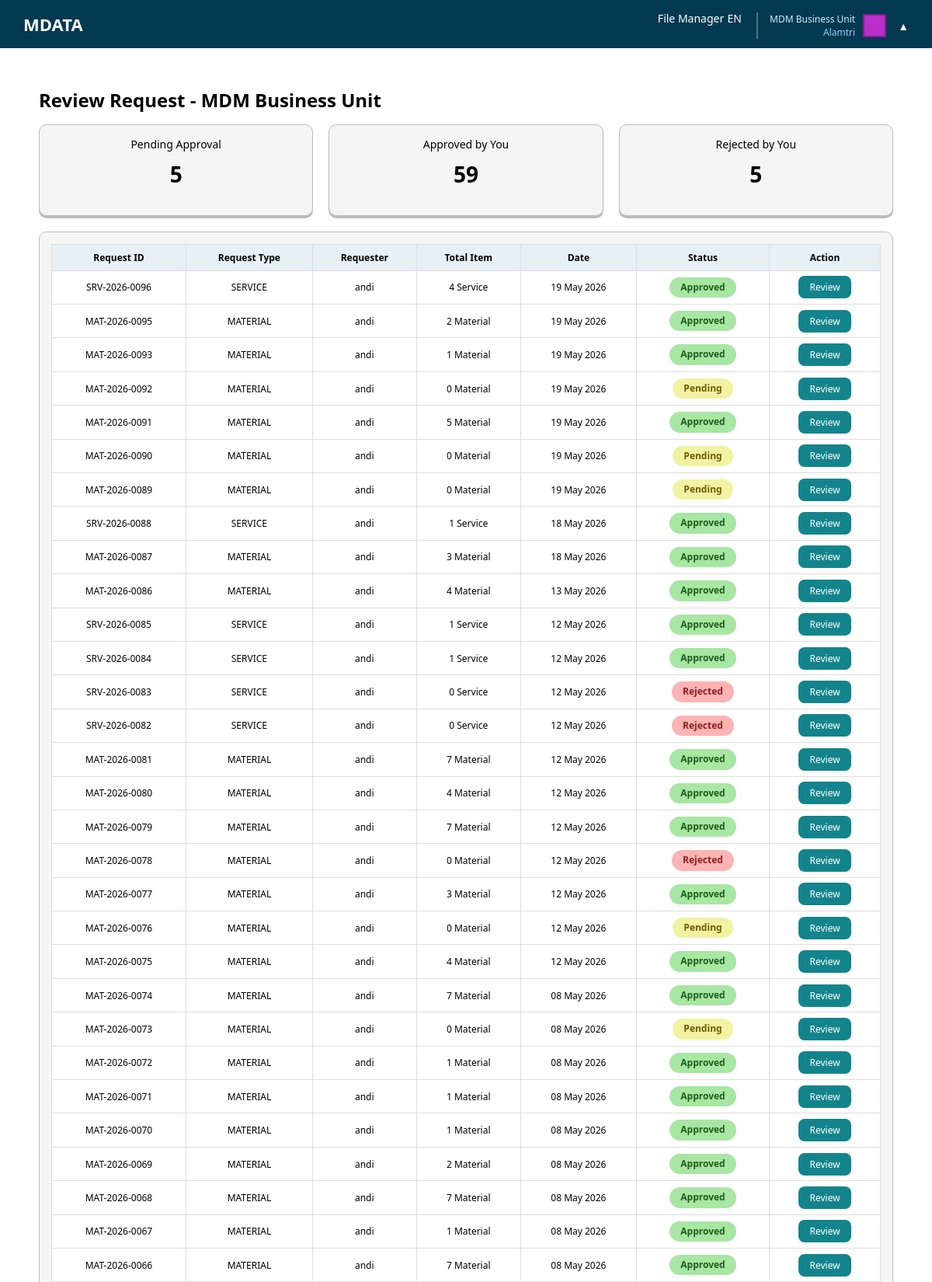
/Pages/APBPO.php (signed in, upper part), run on the app's committed database.
### tables this page shows
CREATE TABLE IF NOT EXISTS `users` (
  `id` int NOT NULL AUTO_INCREMENT,
  `nama` varchar(100) DEFAULT NULL,
  `email` varchar(100) DEFAULT NULL,
  `departemen` varchar(100) DEFAULT NULL,
  `password` varchar(100) DEFAULT NULL,
  `company_id` int DEFAULT NULL,
  `role_id` int DEFAULT NULL,
  PRIMARY KEY (`id`),
  KEY `company_id` (`company_id`),
  KEY `role_id` (`role_id`),
  CONSTRAINT `users_ibfk_1` FOREIGN KEY (`company_id`) REFERENCES `company` (`id`),
  CONSTRAINT `users_ibfk_2` FOREIGN KEY (`role_id`) REFERENCES `role` (`id`)
);

CREATE TABLE IF NOT EXISTS `role` (
  `id` int NOT NULL AUTO_INCREMENT,
  `nama_role` varchar(50) DEFAULT NULL,
  PRIMARY KEY (`id`)
);

CREATE TABLE IF NOT EXISTS `company` (
  `id` int NOT NULL AUTO_INCREMENT,
  `nama_company` varchar(50) DEFAULT NULL,
  `company_code` varchar(10) DEFAULT NULL,
  PRIMARY KEY (`id`)
);

CREATE TABLE IF NOT EXISTS `request_header` (
  `id` int NOT NULL AUTO_INCREMENT,
  `request_no` varchar(50) DEFAULT NULL,
  `requestor_id` int NOT NULL,
  `company_id` int NOT NULL,
  `departemen` varchar(100) NOT NULL,
  `request_type` varchar(50) NOT NULL,
  `request_date` date NOT NULL,
  `status` varchar(50) NOT NULL DEFAULT 'DRAFT',
  `current_step` varchar(50) NOT NULL DEFAULT 'MDM_BU',
  `general_approved_by` int DEFAULT NULL,
  `general_approved_at` datetime DEFAULT NULL,
  `submitted_at` timestamp NULL DEFAULT NULL,
  `created_at` timestamp NOT NULL DEFAULT CURRENT_TIMESTAMP,
  `updated_at` timestamp NOT NULL DEFAULT CURRENT_TIMESTAMP ON UPDATE CURRENT_TIMESTAMP,
  PRIMARY KEY (`id`),
  UNIQUE KEY `request_no` (`request_no`),
  KEY `fk_rh_requestor` (`requestor_id`),
  KEY `fk_rh_general_approver` (`general_approved_by`),
  CONSTRAINT `fk_rh_general_approver` FOREIGN KEY (`general_approved_by`) REFERENCES `users` (`id`),
  CONSTRAINT `fk_rh_requestor` FOREIGN KEY (`requestor_id`) REFERENCES `users` (`id`)
);

### Pages/APBPO.php (the view, shortened to what this page needs)
<?php
require_once $_SERVER['DOCUMENT_ROOT'] . '/atri/config/koneksi.php';
$company_id = $_SESSION['company_id'];
$role       = $_SESSION['role'];
$pending = mysqli_fetch_assoc(mysqli_query($koneksi, "
    SELECT COUNT(*) as total
    FROM request_header
    WHERE current_step = '$role'
    AND status IN ('PENDING', 'PARTIAL')
    AND company_id = '$company_id'
"))['total'];
$approved = mysqli_fetch_assoc(mysqli_query($koneksi, "
    SELECT COUNT(DISTINCT a.request_id) as total
    FROM approval a
    JOIN request_header rh ON a.request_id = rh.id
    WHERE a.step             = '$role'
    AND a.status             = 'GENERAL_APPROVED'
    AND a.detail_material_id IS NULL
    AND a.detail_service_id  IS NULL
    AND rh.company_id        = '$company_id'
"))['total'];
$rejected = mysqli_fetch_assoc(mysqli_query($koneksi, "
    SELECT COUNT(DISTINCT a.request_id) as total
    FROM approval a
    JOIN request_header rh ON a.request_id = rh.id
    WHERE a.step             = '$role'
    AND a.status             = 'REJECTED'
    AND a.detail_material_id IS NULL
    AND a.detail_service_id  IS NULL
    AND rh.company_id        = '$company_id'
"))['total'];
$query = mysqli_query($koneksi, "
    SELECT
        rh.*,
        u.nama,
        (
    SELECT COUNT(*) FROM request_detail_material
    WHERE request_id = rh.id AND status = 'APPROVED'
) as total_material,
(
    SELECT COUNT(*) FROM request_detail_service
    WHERE request_id = rh.id AND status = 'APPROVED'
) as total_service,
        a.status as approval_status
    FROM request_header rh
    JOIN users u ON rh.requestor_id = u.id
    LEFT JOIN approval a
        ON rh.id                 = a.request_id
        AND a.step               = '$role'
        AND a.detail_material_id IS NULL
        AND a.detail_service_id  IS NULL
    WHERE rh.company_id = '$company_id'
    AND (
        rh.current_step = '$role'
        OR (
            a.step             = '$role'
            AND a.status       IN ('GENERAL_APPROVED', 'REJECTED')
            AND a.detail_material_id IS NULL
            AND a.detail_service_id  IS NULL
        )
    )
    GROUP BY rh.id
    ORDER BY rh.id DESC
");
?>
<!DOCTYPE html>
<html>
<head>
    <link rel="stylesheet" href="/atri/css/global.css">
    <link rel="stylesheet" href="/atri/css/navbar.css">
    <link rel="stylesheet" href="/atri/css/approval.css">
</head>
<body>
<?php require_once $_SERVER['DOCUMENT_ROOT'] . '/atri/include/navbar.php'; ?>
<div class="container">
    <h2>Review Request - <?= htmlspecialchars($role) ?></h2>
    <div class="summary-box">
        <div class="summary-card">
            <div>Pending Approval</div>
            <h1><?= $pending ?></h1>
        </div>
        <div class="summary-card">
            <div>Approved by You</div>
            <h1><?= $approved ?></h1>
        </div>
        <div class="summary-card">
            <div>Rejected by You</div>
            <h1><?= $rejected ?></h1>
        </div>
    </div>
 <div class="table-box">
    <div class="table-wrapper">
        <table>
            <thead>
                <tr>
                    <th>Request ID</th>
                    <th>Request Type</th>
                    <th>Requester</th>
                    <th>Total Item</th>
                    <th>Date</th>
                    <th>Status</th>
                    <th>Action</th>
                </tr>
            </thead>
            <tbody>
            <?php if(mysqli_num_rows($query) > 0): ?>
                <?php while($row = mysqli_fetch_assoc($query)): ?>
                <tr>
                    <td><?= htmlspecialchars($row['request_no']) ?></td>
                    <td><?= htmlspecialchars($row['request_type']) ?></td>
                    <td><?= htmlspecialchars($row['nama']) ?></td>
                    <td style="text-align:center">
                        <?php
                        if($row['request_type'] == 'MATERIAL'){
                            echo $row['total_material'] . ' Material';
                        } else {
                            echo $row['total_service'] . ' Service';
                        }
                        ?>
                    </td>
                    <td><?= date('d M Y', strtotime($row['request_date'])) ?></td>
                    <td>
                        <?php
                        $approval_status = $row['approval_status'];
                        $header_status   = $row['status'];
                        if($approval_status == 'GENERAL_APPROVED'){
                            echo '<span class="status-approved">Approved</span>';
                        } elseif($approval_status == 'REJECTED' || $header_status == 'REJECTED'){
                            echo '<span class="status-reject">Rejected</span>';
                        } elseif($header_status == 'COMPLETED'){
                            echo '<span class="status-approved">Completed</span>';
                        } elseif($header_status == 'PARTIAL'){
                            echo '<span class="status-partial">Partial</span>';
                        } else {
                            echo '<span class="status-pending">Pending</span>';
                        }
                        ?>
                    </td>
                    <td>
                        <?php
$review_pages = [
    'BPO Local' => 'BPO_Review.php',
    'Direct Manager' => 'GM_Review.php',
    'MDM Business Unit' => 'MDM_Review.php',
    'MDM Global' => 'MDM_Global_Review.php'
];
$review_page = isset($review_pages[$role]) ? $review_pages[$role] : 'Review.php';
?>
<a href="<?= $review_page ?>?id=<?= $row['id'] ?>" class="btn-review">Review</a>
                    </td>
                </tr>
                <?php endwhile; ?>
            <?php endif; ?>
            </tbody>
        </table>
    </div>
</div>
            </div>
</body>
</html>

### include/navbar.php (shortened to what this page needs)
<?php
$user_id = $_SESSION['user_id'];
$queryNav = mysqli_query($koneksi, "
    SELECT users.nama, role.nama_role, company.nama_company
    FROM users
    JOIN role    ON users.role_id    = role.id
    JOIN company ON users.company_id = company.id
    WHERE users.id = '$user_id'
");
$userNav = mysqli_fetch_assoc($queryNav);
?>
    <link rel="stylesheet" href="/atri/css/global.css">
    <link rel="stylesheet" href="/atri/css/navbar.css">
<div class="navbar">
    <div class="nav-left">
        <span class="logo-text">MDATA</span>
    </div>
    <div class="nav-right" id="mobileMenu">
        <a href="#">File Manager</a>
        <a href="#">EN</a>
        <div class="user-menu">
            <div class="user-panel" onclick="toggleUserMenu()">
                <div class="user-text">
                    <div class="user-role">
                        <?= htmlspecialchars($userNav['nama_role']    ?? 'No Role') ?>
                    </div>
                    <div class="user-company">
                        <?= htmlspecialchars($userNav['nama_company'] ?? 'No Company') ?>
                    </div>
                </div>
                <div class="user-color"></div>
                <div class="arrow">▲</div>
            </div>
        </div>
    </div>
</div>

### css/global.css (style rules this page uses)
*, *::before, *::after { box-sizing: border-box; }
html, body { overflow-x: hidden; }
body { margin: 0; font-family: "Segoe UI", Tahoma, Geneva, Verdana, sans-serif; }
.container { padding: 30px 50px; }

### css/navbar.css (style rules this page uses)
.navbar { background: var(--navbar); color: white; padding: 12px 30px; display: flex; min-height: 60px; justify-content: space-between; align-items: center; }
.logo-text { font-size: 22px; font-weight: 600; }
.nav-right a { color: white; text-decoration: none; font-size: 14px; }
.user-company { font-size: 12px; color: #8fd3ff; }
.user-role { font-size: 11px; color: #cfefff; }
.arrow { margin-left: 5px; font-size: 12px; }
.user-panel { display: flex; align-items: center; gap: 10px; margin-left: 15px; cursor: pointer; border-left: 2px solid rgba(255,255,255,0.3); padding-left: 15px; }
.user-text { text-align: right; }
.user-role { font-size: 12px; color: #cfefff; }
.user-color { width: 30px; height: 30px; background: #ba2ecc; border: 2px solid rgba(0,0,0,0.3); }
.arrow { font-size: 14px; }
.user-menu { position: relative; display: inline-block; }

### css/approval.css (style rules this page uses)
h2 { margin-bottom: 15px; }
.summary-box { display: flex; gap: 20px; margin-bottom: 20px; }
.summary-card { flex: 1; background: #f5f5f5; border: 1px solid #bbb; border-radius: 10px; padding: 15px; box-shadow: 0 3px 0 #bbb; text-align: center; font-size: 14px; }
.summary-card h1 { margin-top: 10px; font-size: 28px; }
.table-box { background: #f5f5f5; padding: 15px; border-radius: 10px; border: 1px solid #bbb; }
table { width: 100%; border-collapse: collapse; font-size: 14px; background: #fff; }
table th { background: var(--table-header); border: 1px solid #ddd; padding: 8px 12px; font-size: 12px; text-align: center; vertical-align: middle; font-weight: 600; }
table td { border: 1px solid #ddd; padding: 8px 12px; font-size: 12px; text-align: center; }
.table-wrapper { overflow-x: auto; width: 100%; -webkit-overflow-scrolling: touch; }
.status-pending, .status-approved, .status-reject { display: inline-flex; align-items: center; justify-content: center; padding: 6px 14px; max-width: 140px; border-radius: 999px; font-size: 12px; font-weight: 600; line-height: 1.2; text-align: center; }
.status-pending { background: #f2f2a3; color: #6a5c00; }
.status-approved { background: #a8e6a3; color: #1f5d1f; }
.status-reject { background: #ffb3b3; color: #8b1f1f; }
.btn-review { background: var(--btn-primary); color: white; padding: 6px 14px; border-radius: 8px; text-decoration: none; font-size: 12px; }

### data on the page
users: role.nama_role "MDM Business Unit", company.nama_company "Alamtri"
request_header: request_no "SRV-2026-0096", request_type "SERVICE", requestor.nama "andi", total_service "4", request_date "19 May 2026", shows "Approved"
request_header: request_no "MAT-2026-0095", request_type "MATERIAL", requestor.nama "andi", total_material "2", request_date "19 May 2026", shows "Approved"
request_header: request_no "MAT-2026-0093", request_type "MATERIAL", requestor.nama "andi", total_material "1", request_date "19 May 2026", shows "Approved"
request_header: request_no "MAT-2026-0092", request_type "MATERIAL", requestor.nama "andi", total_material "0", request_date "19 May 2026", status "Pending"
request_header: request_no "MAT-2026-0091", request_type "MATERIAL", requestor.nama "andi", total_material "5", request_date "19 May 2026", shows "Approved"
request_header: request_no "MAT-2026-0090", request_type "MATERIAL", requestor.nama "andi", total_material "0", request_date "19 May 2026", status "Pending"
request_header: request_no "MAT-2026-0089", request_type "MATERIAL", requestor.nama "andi", total_material "0", request_date "19 May 2026", status "Pending"
request_header: request_no "SRV-2026-0088", request_type "SERVICE", requestor.nama "andi", total_service "1", request_date "18 May 2026", shows "Approved"
request_header: request_no "MAT-2026-0087", request_type "MATERIAL", requestor.nama "andi", total_material "3", request_date "18 May 2026", shows "Approved"
request_header: request_no "MAT-2026-0086", request_type "MATERIAL", requestor.nama "andi", total_material "4", request_date "13 May 2026", shows "Approved"
request_header: request_no "SRV-2026-0085", request_type "SERVICE", requestor.nama "andi", total_service "1", request_date "12 May 2026", shows "Approved"
request_header: request_no "SRV-2026-0084", request_type "SERVICE", requestor.nama "andi", total_service "1", request_date "12 May 2026", shows "Approved"
request_header: request_no "SRV-2026-0083", request_type "SERVICE", requestor.nama "andi", total_service "0", request_date "12 May 2026", shows "Rejected"
request_header: request_no "SRV-2026-0082", request_type "SERVICE", requestor.nama "andi", total_service "0", request_date "12 May 2026", shows "Rejected"
request_header: request_no "MAT-2026-0081", request_type "MATERIAL", requestor.nama "andi", total_material "7", request_date "12 May 2026", shows "Approved"
request_header: request_no "MAT-2026-0080", request_type "MATERIAL", requestor.nama "andi", total_material "4", request_date "12 May 2026", shows "Approved"
request_header: request_no "MAT-2026-0079", request_type "MATERIAL", requestor.nama "andi", total_material "7", request_date "12 May 2026", shows "Approved"
request_header: request_no "MAT-2026-0078", request_type "MATERIAL", requestor.nama "andi", total_material "0", request_date "12 May 2026", shows "Rejected"
request_header: request_no "MAT-2026-0077", request_type "MATERIAL", requestor.nama "andi", total_material "3", request_date "12 May 2026", shows "Approved"
request_header: request_no "MAT-2026-0076", request_type "MATERIAL", requestor.nama "andi", total_material "0", request_date "12 May 2026", status "Pending"
request_header: request_no "MAT-2026-0075", request_type "MATERIAL", requestor.nama "andi", total_material "4", request_date "12 May 2026", shows "Approved"
request_header: request_no "MAT-2026-0074", request_type "MATERIAL", requestor.nama "andi", total_material "7", request_date "08 May 2026", shows "Approved"
request_header: request_no "MAT-2026-0073", request_type "MATERIAL", requestor.nama "andi", total_material "0", request_date "08 May 2026", status "Pending"
request_header: request_no "MAT-2026-0072", request_type "MATERIAL", requestor.nama "andi", total_material "1", request_date "08 May 2026", shows "Approved"
request_header: request_no "MAT-2026-0071", request_type "MATERIAL", requestor.nama "andi", total_material "1", request_date "08 May 2026", shows "Approved"
request_header: request_no "MAT-2026-0070", request_type "MATERIAL", requestor.nama "andi", total_material "1", request_date "08 May 2026", shows "Approved"
request_header: request_no "MAT-2026-0069", request_type "MATERIAL", requestor.nama "andi", total_material "2", request_date "08 May 2026", shows "Approved"
request_header: request_no "MAT-2026-0068", request_type "MATERIAL", requestor.nama "andi", total_material "7", request_date "08 May 2026", shows "Approved"
request_header: request_no "MAT-2026-0067", request_type "MATERIAL", requestor.nama "andi", total_material "1", request_date "08 May 2026", shows "Approved"
request_header: request_no "MAT-2026-0066", request_type "MATERIAL", requestor.nama "andi", total_material "7", request_date "08 May 2026", shows "Approved"

### other printed values
$pending "5"
$approved "59"
$rejected "5"
